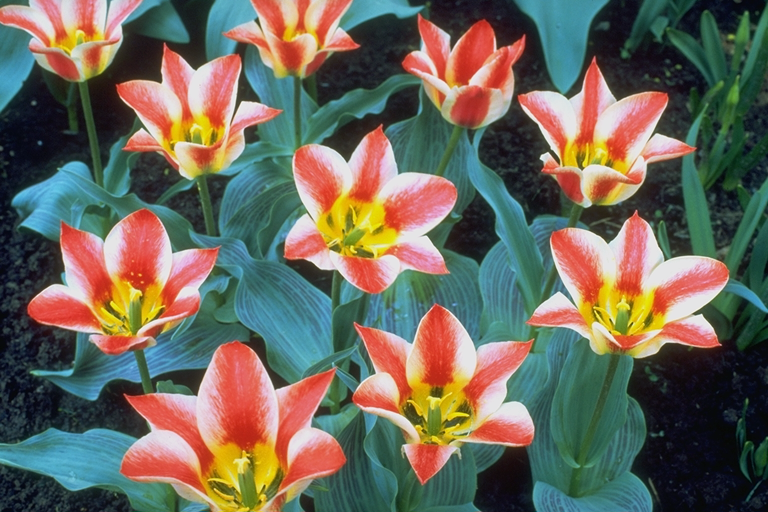
#> input picture tulips.png, 768 x 512 px
$ python Canny.py
#> lines starting #> are read from the running program, lines starting #| are printed output that depends on the picture
# PragnaMallikarjunaSwamy- Homework2

# import opencv, math and numpy libraries
import cv2
import numpy as np
import math


# Define a method to apply the Gaussian filter to remove noise
# as noise can be detected as edge due to sudden intensity changes
def gaussfilter(img_gray, size, k, sigma):
    gausskernel = np.zeros((size, size), np.float32)
    # Create a gaussian filter
    for i in range(size):
        for j in range(size):
            norm = math.pow(i - k, 2) + pow(j - k, 2)
            gausskernel[i, j] = math.exp(-norm / (2 * math.pow(sigma, 2))) / 2 * math.pi * pow(sigma, 2)

    # Apply the Gaussian filter over the image
    sum = np.sum(gausskernel)
    kernel = gausskernel / sum
    height, width = img_gray.shape
    kernel_h, kernel_w = kernel.shape
    for i in range(int(kernel_h / 2), height - int(kernel_h / 2)):
        for j in range(int(kernel_h / 2), width - int(kernel_h / 2)):
            sum = 0
            for k in range(0, kernel_h):
                for l in range(0, kernel_h):
                    sum += img_gray[i - int(kernel_h / 2) + k, j - int(kernel_h / 2) + l] * kernel[k, l]
            img_gray[i, j] = sum
    return img_gray


# defining the canny detector function
def CannyEdgeDetector(img):

    # converting color image to grayscale using opencv
    img_gray = cv2.cvtColor(img, cv2.COLOR_RGBA2GRAY)
    k = 1
    size = 2 * k + 1
    # Apply Gaussian filter with sigma = 1.5
    img_gauss = gaussfilter(img_gray, size, k, 1.5)

# Calculating the gradients using Sobel filter
    Gx = np.array([[1.0, 0.0, -1.0], [2.0, 0.0, -2.0], [1.0, 0.0, -1.0]])
    Gy = np.array([[1.0, 2.0, 1.0], [0.0, 0.0, 0.0], [-1.0, -2.0, -1.0]])
    [rows, columns] = np.shape(img_gauss)
    magnitude = np.zeros(shape=(rows, columns))
    angle = np.zeros(shape=(rows, columns))

    for i in range(rows - 2):
        for j in range(columns - 2):
            gx = np.sum(np.multiply(Gx, img_gauss[i:i + 3, j:j + 3]))  # x direction derivative
            gy = np.sum(np.multiply(Gy, img_gauss[i:i + 3, j:j + 3]))  # y direction derivative
            # Calculate the magnitude and orientation of gradients
            magnitude[i + 1, j + 1] = np.sqrt(gx ** 2 + gy ** 2)
            angle[i+1, j+1] = np.arctan(gy/gx)

    # Get the size of the image
    height, width = img_gauss.shape
    adjpixel1_x, adjpixel1_y, adjpixel2_x, adjpixel2_y = 0, 0, 0, 0
    for x in range(width):
        for y in range(height):

            grad_ang = angle[y, x]
            # check if orientation is negative, i.e. less than 0
            # if it is, add 180 to ensure values between 0 and 180
            if grad_ang < 0:
                grad_ang = abs(grad_ang + 180)
            else:
                grad_ang = abs(grad_ang)

            # For each pixel, choose two neighbours in the same direction of gradient
            # x-axis direction
            if grad_ang <= 22.5 or grad_ang > 157.5:
                adjpixel1_x, adjpixel1_y = x - 1, y
                adjpixel2_x, adjpixel2_y = x + 1, y

            # Diagonal 45 direction
            elif 22.5 < grad_ang <= 67.5:
                adjpixel1_x, adjpixel1_y = x - 1, y - 1
                adjpixel2_x, adjpixel2_y = x + 1, y + 1

            # y-axis direction
            elif 67.5 < grad_ang <= 112.5:
                adjpixel1_x, adjpixel1_y = x - 1, y + 1
                adjpixel2_x, adjpixel2_y = x + 1, y - 1

            # Diagonal 135 direction
            elif 112.5 < grad_ang <= 157.5:
                adjpixel1_x, adjpixel1_y = x, y + 1
                adjpixel2_x, adjpixel2_y = x, y - 1

            # Non-maximum suppression -
            # If magnitude of current pixel is smaller than neighboring pixels, set it to 0
            # Otherwise keep gradient magnitude
            if width > adjpixel1_x >= 0 and height > adjpixel1_y >= 0:
                if magnitude[y, x] < magnitude[adjpixel1_y, adjpixel1_x]:
                    magnitude[y, x] = 0

            if width > adjpixel2_x >= 0 and height > adjpixel2_y >= 0:
                if magnitude[y, x] < magnitude[adjpixel2_y, adjpixel2_x]:
                    magnitude[y, x] = 0

    # Hysteresis Thresholding
    # create a numpy array of zeros to track edges
    edges = np.zeros_like(img_gauss)
    # Set a low and high threshold value
    low_th = np.int32(75)
    high_th = np.int32(100)

    for x in range(width - 1):
        for y in range(height - 1):

            grad_mag = magnitude[y, x]
            # if gradient magnitude is lower than lower threshold, ignore it
            if grad_mag < low_th:
                magnitude[y, x] = 0
            # if gradient magnitude is between lower and higher threshold, set the values in edges array to 1
            elif high_th > grad_mag >= low_th:
                edges[y, x] = 1
            # if gradient magnitude is greater than higher threshold,
            # set values in edges array to 2 and set gradient magnitude to max
            else:
                edges[y, x] == 2
                magnitude[y, x] = np.max(magnitude)

            # for every pixel with magnitude between lower and higher threshold,
            # check if any neighboring pixel has a threshold greater than higher threshold
            # if yes, change gradient magnitude of that pixel to max
            if edges[y, x] == 1:
                if (edges[y + 1, x] == 2) or (edges[y - 1, x] == 2) or (edges[y, x + 1] == 2) or (edges[y, x-1] == 2) or (edges[y + 1, x+ 1] == 2) or (edges[y - 1, x - 1] == 2) or (edges[y + 1, x -1] == 2) or (edges[y - 1, x + 1] == 2):
                    magnitude[y, x] = np.max(magnitude)

    # return the magnitude which are edges
    return magnitude


# load the image
frame = cv2.imread('tulips.png')
#> frame is the input picture: shape (512, 768, 3); mean B, G, R 91.1, 104, 109.5
# call the canny method to detect edges
canny_img = CannyEdgeDetector(frame)
#> in CannyEdgeDetector, `img_gray = cv2.cvtColor(img, cv2.COLOR_RGBA2GRAY)`:
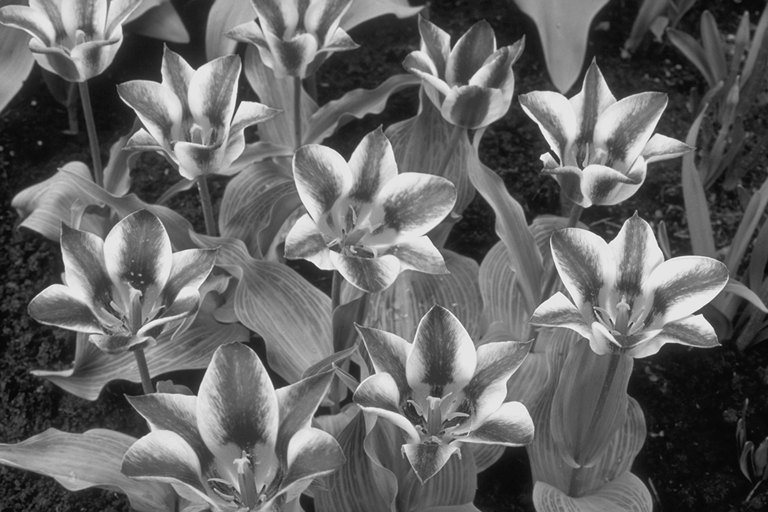
#> img_gray: shape (512, 768); min 6, max 243, mean 100.8
#> after the loop in CannyEdgeDetector, `for i in range(rows - 2):`:
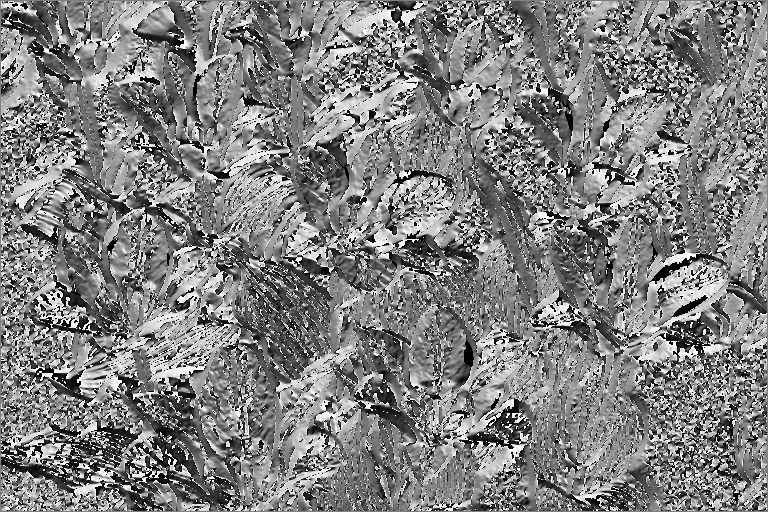
#> angle: shape (512, 768) float64; 0.68% of the values are NaN or infinite; the others: min -1.57, max 1.57, mean 0.0245; drawn with min black, max white, NaN and infinite black
#> after the loop in CannyEdgeDetector, `for i in range(rows - 2):`:
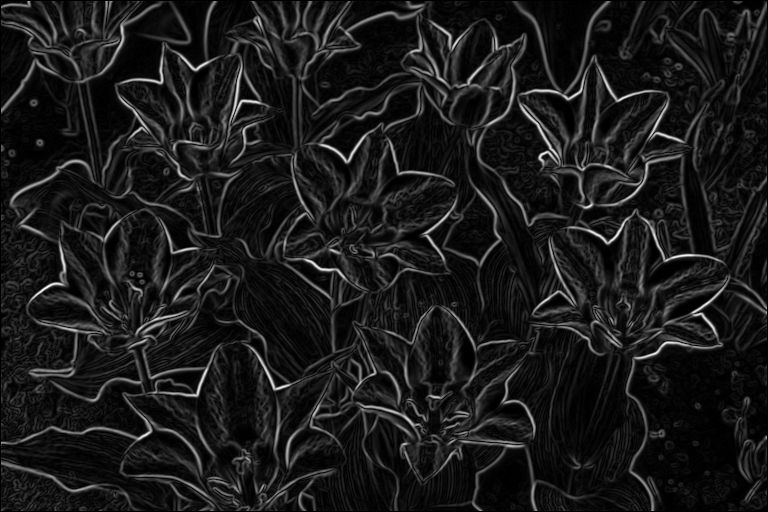
#> magnitude: shape (512, 768) float64; min 0, max 513.1, mean 54; drawn with min black and max white
#> after the loop in CannyEdgeDetector, `for x in range(width):`:
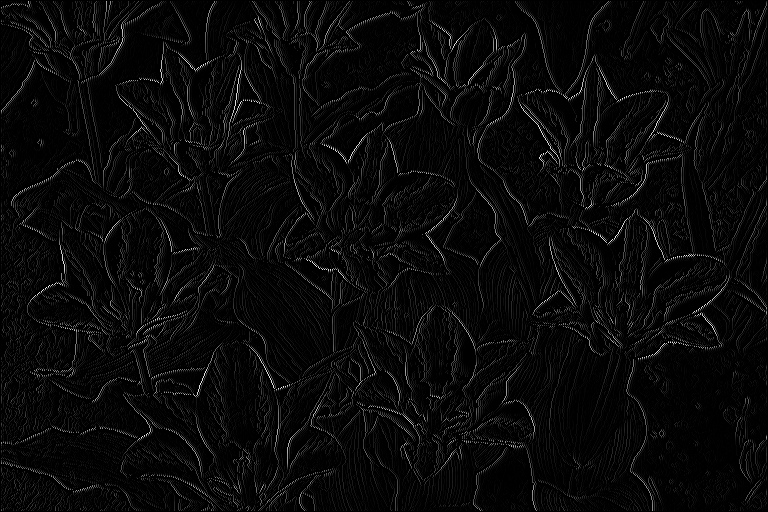
#> magnitude: shape (512, 768) float64; min 0, max 513.1, mean 19.5; drawn with min black and max white
#> after the loop in CannyEdgeDetector, `for x in range(width - 1):`:
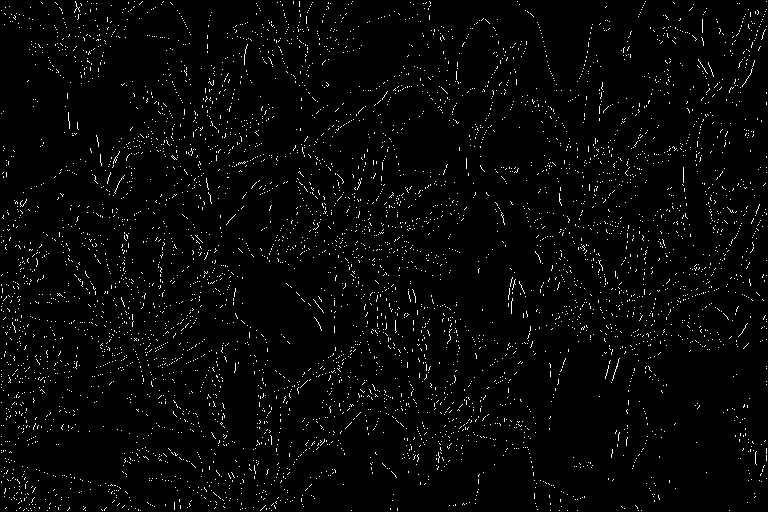
#> edges: shape (512, 768); values 0 (black) and 1 (white), 2.4% white in thin lines or dots
#> after the loop in CannyEdgeDetector, `for x in range(width - 1):`:
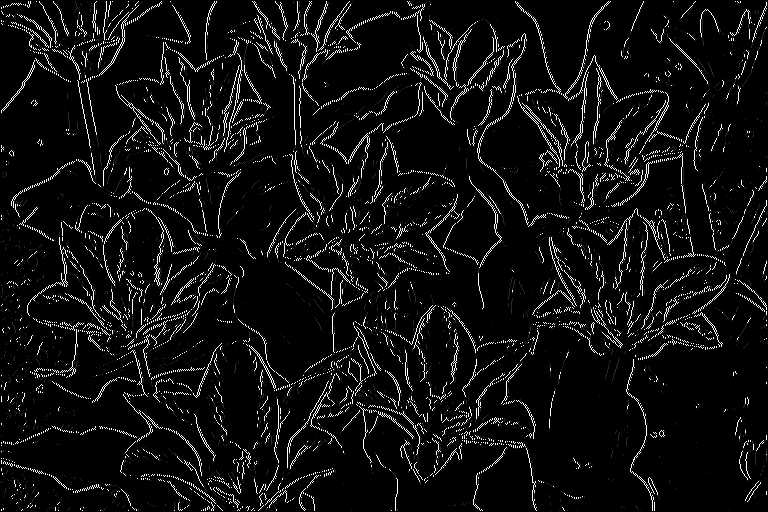
#> magnitude: shape (512, 768) float64; min 0, max 513.1, mean 32.6; drawn with min black and max white
# display the edges in the image
cv2.imshow("Canny-Image", canny_img)
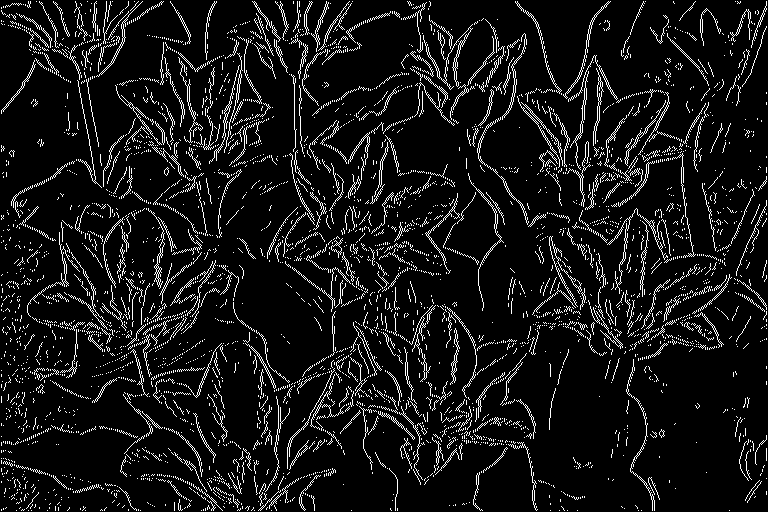
#> window 'Canny-Image': shape (512, 768); 8.4% white in thin lines or dots
cv2.waitKey(0)
cv2.destroyAllWindows()
